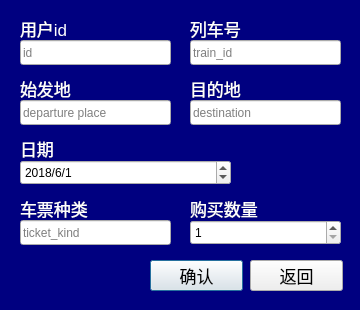
<?xml version="1.0" encoding="UTF-8"?>
<ui version="4.0">
 <class>buyTicketDialog</class>
 <widget class="QDialog" name="buyTicketDialog">
  <property name="geometry">
   <rect>
    <x>0</x>
    <y>0</y>
    <width>360</width>
    <height>310</height>
   </rect>
  </property>
  <property name="minimumSize">
   <size>
    <width>360</width>
    <height>310</height>
   </size>
  </property>
  <property name="maximumSize">
   <size>
    <width>360</width>
    <height>310</height>
   </size>
  </property>
  <property name="windowTitle">
   <string>buyTicket</string>
  </property>
  <property name="styleSheet">
   <string notr="true">
QLabel {
	font: 9pt &quot;幼圆&quot;;
	font-size:17px;
	color:black;
}

QPushButton {
	font: 9pt &quot;黑体&quot;;
	font-size:17px;
	color:black;
}
QDialog {
	background-color:navy;
}
QLabel {
	color:white;
}</string>
  </property>
  <widget class="QPushButton" name="confirmButton">
   <property name="geometry">
    <rect>
     <x>150</x>
     <y>260</y>
     <width>93</width>
     <height>31</height>
    </rect>
   </property>
   <property name="text">
    <string>确认</string>
   </property>
  </widget>
  <widget class="QPushButton" name="backButton">
   <property name="geometry">
    <rect>
     <x>250</x>
     <y>260</y>
     <width>93</width>
     <height>31</height>
    </rect>
   </property>
   <property name="text">
    <string>返回</string>
   </property>
  </widget>
  <widget class="QLabel" name="label_1">
   <property name="geometry">
    <rect>
     <x>20</x>
     <y>18</y>
     <width>72</width>
     <height>20</height>
    </rect>
   </property>
   <property name="text">
    <string>用户id</string>
   </property>
  </widget>
  <widget class="QLabel" name="label_2">
   <property name="geometry">
    <rect>
     <x>190</x>
     <y>198</y>
     <width>72</width>
     <height>20</height>
    </rect>
   </property>
   <property name="text">
    <string>购买数量</string>
   </property>
  </widget>
  <widget class="QLabel" name="label_3">
   <property name="geometry">
    <rect>
     <x>190</x>
     <y>18</y>
     <width>72</width>
     <height>20</height>
    </rect>
   </property>
   <property name="text">
    <string>列车号</string>
   </property>
  </widget>
  <widget class="QLabel" name="label_4">
   <property name="geometry">
    <rect>
     <x>20</x>
     <y>78</y>
     <width>72</width>
     <height>20</height>
    </rect>
   </property>
   <property name="text">
    <string>始发地</string>
   </property>
  </widget>
  <widget class="QLabel" name="label_5">
   <property name="geometry">
    <rect>
     <x>190</x>
     <y>78</y>
     <width>72</width>
     <height>20</height>
    </rect>
   </property>
   <property name="text">
    <string>目的地</string>
   </property>
  </widget>
  <widget class="QLabel" name="label_6">
   <property name="geometry">
    <rect>
     <x>20</x>
     <y>138</y>
     <width>72</width>
     <height>20</height>
    </rect>
   </property>
   <property name="text">
    <string>日期</string>
   </property>
  </widget>
  <widget class="QLabel" name="label_7">
   <property name="geometry">
    <rect>
     <x>20</x>
     <y>198</y>
     <width>111</width>
     <height>20</height>
    </rect>
   </property>
   <property name="text">
    <string>车票种类</string>
   </property>
  </widget>
  <widget class="QLineEdit" name="lineEdit_1">
   <property name="geometry">
    <rect>
     <x>20</x>
     <y>40</y>
     <width>151</width>
     <height>25</height>
    </rect>
   </property>
   <property name="readOnly">
    <bool>false</bool>
   </property>
   <property name="placeholderText">
    <string>id</string>
   </property>
  </widget>
  <widget class="QLineEdit" name="lineEdit_3">
   <property name="geometry">
    <rect>
     <x>190</x>
     <y>40</y>
     <width>151</width>
     <height>25</height>
    </rect>
   </property>
   <property name="placeholderText">
    <string>train_id</string>
   </property>
  </widget>
  <widget class="QLineEdit" name="lineEdit_4">
   <property name="geometry">
    <rect>
     <x>20</x>
     <y>100</y>
     <width>151</width>
     <height>25</height>
    </rect>
   </property>
   <property name="placeholderText">
    <string>departure place</string>
   </property>
  </widget>
  <widget class="QLineEdit" name="lineEdit_5">
   <property name="geometry">
    <rect>
     <x>190</x>
     <y>100</y>
     <width>151</width>
     <height>25</height>
    </rect>
   </property>
   <property name="placeholderText">
    <string>destination</string>
   </property>
  </widget>
  <widget class="QLineEdit" name="lineEdit_7">
   <property name="geometry">
    <rect>
     <x>20</x>
     <y>220</y>
     <width>151</width>
     <height>25</height>
    </rect>
   </property>
   <property name="placeholderText">
    <string>ticket_kind</string>
   </property>
  </widget>
  <widget class="QDateEdit" name="dateEdit">
   <property name="geometry">
    <rect>
     <x>20</x>
     <y>160</y>
     <width>211</width>
     <height>25</height>
    </rect>
   </property>
   <property name="displayFormat">
    <string>yyyy/M/d</string>
   </property>
   <property name="date">
    <date>
     <year>2018</year>
     <month>6</month>
     <day>1</day>
    </date>
   </property>
  </widget>
  <widget class="QSpinBox" name="spinBox">
   <property name="geometry">
    <rect>
     <x>190</x>
     <y>220</y>
     <width>151</width>
     <height>25</height>
    </rect>
   </property>
   <property name="minimum">
    <number>1</number>
   </property>
   <property name="maximum">
    <number>2000</number>
   </property>
  </widget>
 </widget>
 <resources/>
 <connections>
  <connection>
   <sender>backButton</sender>
   <signal>clicked()</signal>
   <receiver>buyTicketDialog</receiver>
   <slot>close()</slot>
   <hints>
    <hint type="sourcelabel">
     <x>400</x>
     <y>435</y>
    </hint>
    <hint type="destinationlabel">
     <x>811</x>
     <y>437</y>
    </hint>
   </hints>
  </connection>
 </connections>
</ui>
